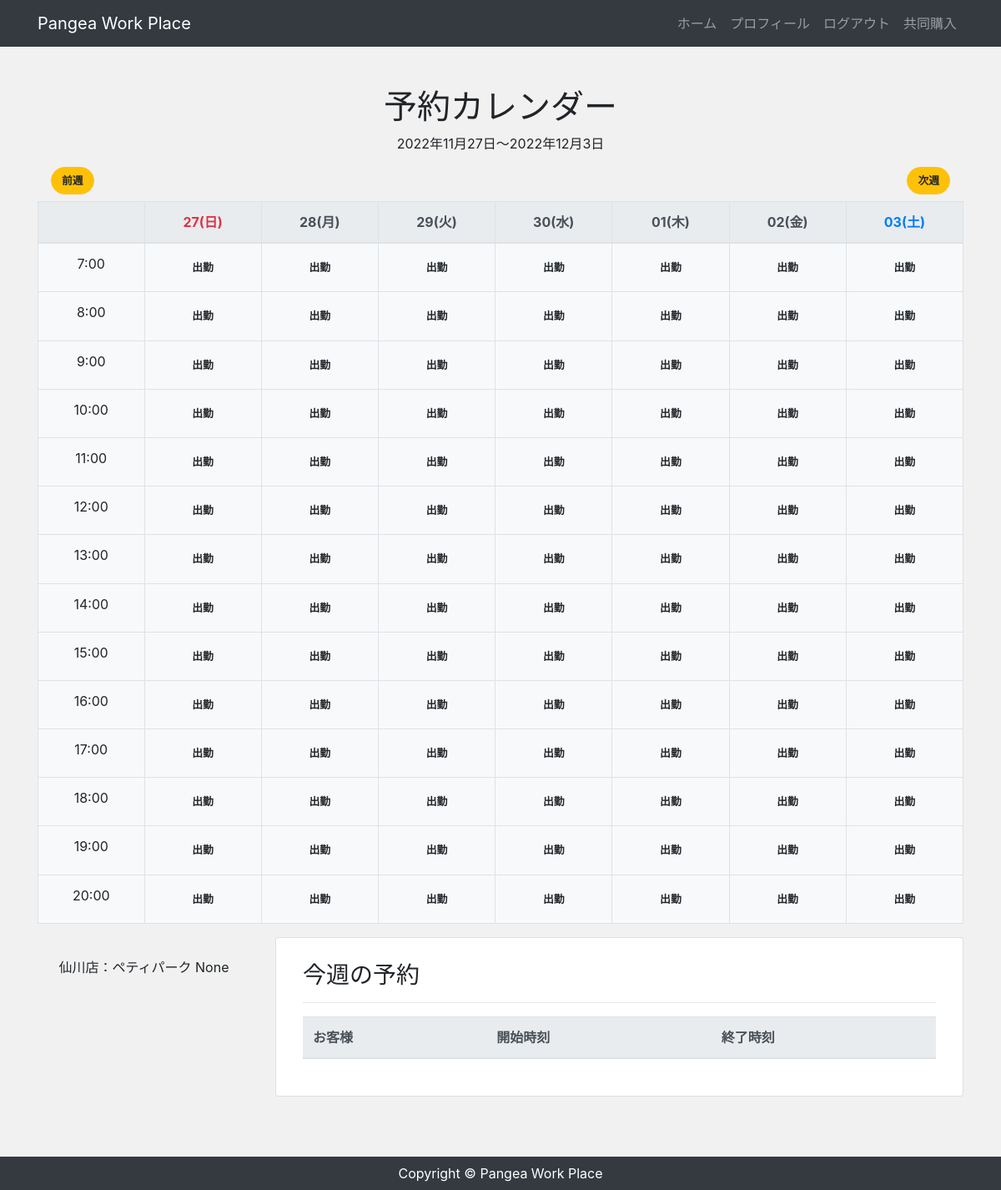
The page /mypage/2022/11/27/ (signed in) on the database its author committed.
### app/models.py (models this page shows, shortened)
class Staff(models.Model):
    user = models.OneToOneField(CustomUser, verbose_name='スタッフ', on_delete=models.CASCADE)
    store = models.ForeignKey(Store, verbose_name='店舗', on_delete=models.CASCADE)

class Store(models.Model):
    name = models.CharField('店舗', max_length=100)
    address = models.CharField('住所', max_length=100, null=True, blank=True)
    tel = models.CharField('電話番号', max_length=100, null=True, blank=True)
    description = models.TextField('説明', default="", blank=True)
    image = models.ImageField(upload_to='images', verbose_name='イメージ画像', null=True, blank=True)

### accounts/models.py (models this page shows, shortened)
class CustomUser(AbstractBaseUser, PermissionsMixin):
    email = models.EmailField('メールアドレス', unique=True)
    first_name = models.CharField(('姓'), max_length=30, null=True, blank=True)
    last_name = models.CharField(('名'), max_length=30,null=True, blank=True)
    description = models.TextField('自己紹介', default="", blank=True)
    image = models.ImageField(upload_to='images', verbose_name='プロフィール画像', null=True, blank=True)
    is_staff = models.BooleanField(
        ('staff status'),
        default=False,
        help_text=('Designates whether the user can log into this admin site.'),
    )
    is_active = models.BooleanField(
        ('active'),
        default=True,
        help_text=(
            'Designates whether this user should be treated as active. '
            'Unselect this instead of deleting accounts.'
        ),
    )
    objects = UserManager()
    USERNAME_FIELD = 'email'
    EMAIL_FIELD = 'email'
    REQUIRED_FIELDS = []
    class Meta:
        verbose_name = ('user')
        verbose_name_plural = ('users')

### app/views.py (the view)
class MyPageView(LoginRequiredMixin, View):
    def get(self, request, *args, **kwargs):
        staff_data = Staff.objects.filter(id=request.user.id).select_related(
            'user').select_related('store')[0]
        year = self.kwargs.get('year')
        month = self.kwargs.get('month')
        day = self.kwargs.get('day')
        start_date = date(year=year, month=month, day=day)
        days = [start_date + timedelta(days=day) for day in range(7)]
        start_day = days[0]
        end_day = days[-1]
        calendar = {}
        for hour in range(7, 21):
            row = {}
            for day_ in days:
                row[day_] = ""
            calendar[hour] = row
        start_time = make_aware(datetime.combine(
            start_day, time(hour=7, minute=0, second=0)))
        end_time = make_aware(datetime.combine(
            end_day, time(hour=20, minute=0, second=0)))
        booking_data = Booking.objects.filter(staff=staff_data).exclude(
            Q(start__gt=end_time) | Q(end__lt=start_time))
        for booking in booking_data:
            local_time = localtime(booking.start)
            booking_date = local_time.date()
            booking_hour = local_time.hour
            if (booking_hour in calendar) and (booking_date in calendar[booking_hour]):
                calendar[booking_hour][booking_date] = booking.first_name
        return render(request, 'app/mypage.html', {
            'staff_data': staff_data,
            'booking_data': booking_data,
            'calendar': calendar,
            'days': days,
            'start_day': start_day,
            'end_day': end_day,
            'before': days[0] - timedelta(days=7),
            'next': days[-1] + timedelta(days=1),
            'year': year,
            'month': month,
            'day': day,
        })

### app/templates/app/mypage.html (shortened to what this page needs)
{% extends "app/base.html" %}
{% block content %}
<div class="text-center my-5">
    <div class="mb-3">
        <h1>予約カレンダー</h1>
        <p>{{ start_day }}～{{ end_day }}</p>
    </div>
    <div class="d-flex mb-2">
        <div class="mx-3 mr-auto">
            <a class="btn btn-warning" href="{% url 'mypage' before.year before.month before.day %}">前週</a>
        </div>
        <div class="mx-3">
            <a class="btn btn-warning" href="{% url 'mypage' next.year next.month next.day %}">次週</a>
        </div>
    </div>
    <div class="mb-3">
        <table class="table table-bordered bg-light">
            <thead class="thead-light">
                <tr>
                    <th></th>
                    {% for day in days %}
                        {% if day.weekday == 5 %}
                            <th scope="col" class="text-primary">{{ day | date:"d(D)" }}</th>
                        {% elif day.weekday == 6 %}
                            <th scope="col" class="text-danger">{{ day | date:"d(D)" }}</th>
                        {% else %}
                            <th scope="col">{{ day | date:"d(D)" }}</th>
                        {% endif %}
                    {% endfor %}
                </tr>
            </thead>
            <tbody>
                {% for booking_hour, booking_date in calendar.items %}
                <tr>
                    <td scope="row">{{ booking_hour }}:00</td>
                    {% for datetime, book in booking_date.items %}
                    <td>
                        {% if book == "" %}
                            <form method="POST" action="{% url 'holiday' datetime.year datetime.month datetime.day booking_hour %}">
                                <button class="btn btn-light" type="submit">出勤</button>
                            </form>
                        {% endif %}
                    </td>
                    {% endfor %}
                </tr>
                {% endfor %}
            </tbody>
        </table>
    </div>
    <div class="row">
        <div class="col-md-3 mb-4 text-center mypage">
            <p>{{ staff_data.store.name }}店：{{ staff_data.user.first_name }} {{ staff_data.user.last_name }}</p>
        </div>
        <div class="col-md-9 mb-4">
            <div class="card">
                <div class="card-body px-2 py-1">
                    <div class="p-4 text-left">
                        <h3>今週の予約</h3>
                        <hr>
                        <table class="table">
                            <thead class="thead-light">
                                <tr>
                                    <th>お客様</th>
                                    <th>開始時刻</th>
                                    <th>終了時刻</th>
                                </tr>
                            </thead>
                        </table>
                    </div>
                </div>
            </div>
        </div>
    </div>
</div>
{% endblock %}

### app/static/css/style.css (style rules this page uses)
* { margin: 0; padding: 0; box-sizing: border-box; }
body { background: #f1f1f1; display: flex; flex-flow: column; min-height: 100vh; }
.btn { font-size: 80%; border-radius: 5rem; font-weight: bold; }
.card-body { padding: 2rem; }
.row { display: flex; }

### rows shown on the page
Staff: store.name "仙川", user.first_name "ペティパーク", user.last_name "None"

### other values the page prints
{{ start_day }} "2022年11月27日"
{{ end_day }} "2022年12月3日"
{{ day | date:"d(D)" }} "27(日)"
{{ day | date:"d(D)" }} "28(月)" "29(火)" "30(水)" "01(木)" "02(金)"
{{ day | date:"d(D)" }} "03(土)"
{{ booking_hour }} "7" "8" "9" "10" "11" "12" "13" "14" "15" "16" "17" "18" "19" "20"
